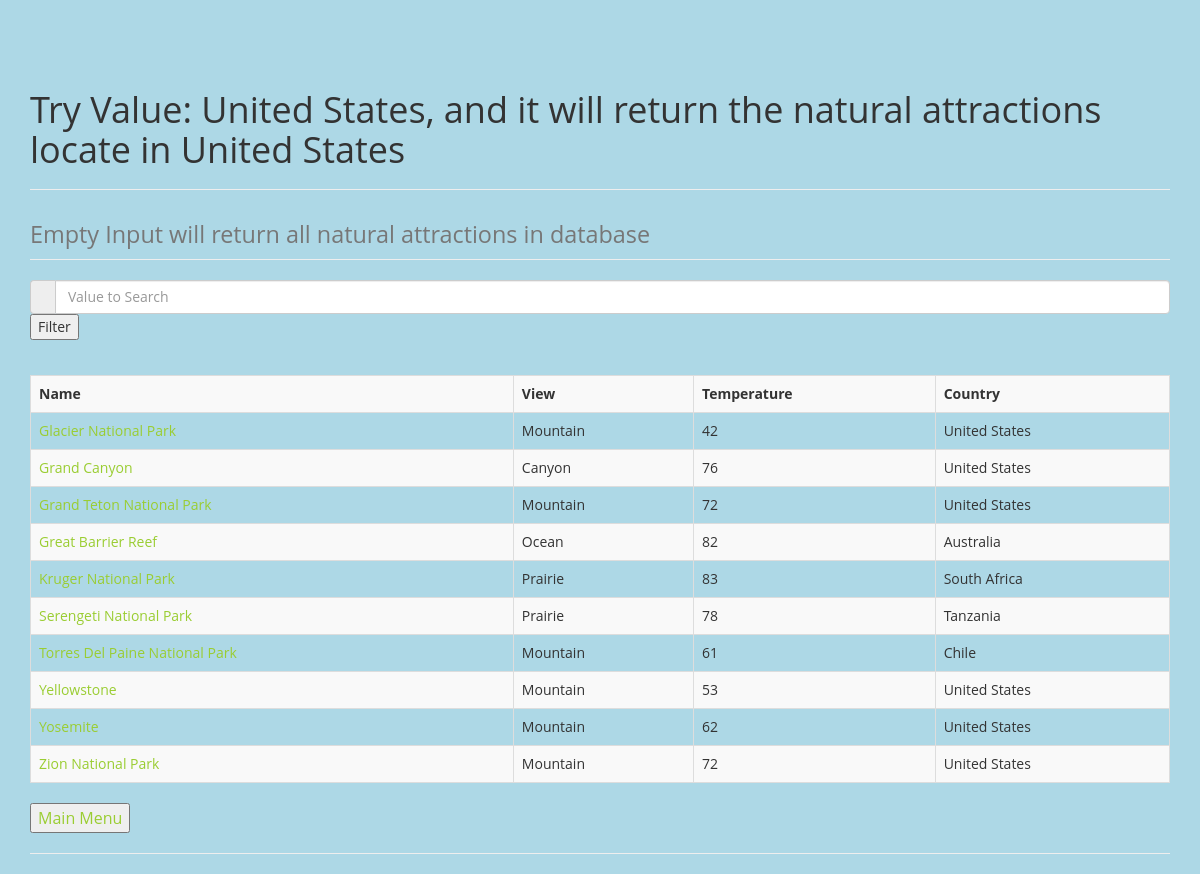
Page /php/get_na.php on the committed database.
### tables this page shows
CREATE TABLE `Natural_Attractions` (
  `NA_Name` VARCHAR(45) NOT NULL,
  `Type_View` VARCHAR(45) NULL,
  `Average_Temp` INT NULL,
  `TS_ID` INT NOT NULL,
  PRIMARY KEY (`NA_Name`));

CREATE TABLE `Tourist_Spot` (
  `TS_ID` INT NOT NULL,
  `TS_Name` VARCHAR(45) NOT NULL,
  `Country_Name` VARCHAR(45) NULL,
  `Review` FLOAT NOT NULL,
  `Total_Score` INT NOT NULL,
  `Total_Review` INT NOT NULL,
  PRIMARY KEY (`TS_ID`));

### php/get_na.php (the view, shortened to what this page needs)
<?php
if(isset($_POST['search']))
{
    $valueToSearch = $_POST['valueToSearch'];
    if ($valueToSearch != ''){
        $query = "SELECT NA_Name, Type_View, Average_Temp, Country_Name
            FROM Natural_Attractions n1, Tourist_Spot n2
            WHERE n1.TS_ID = n2.TS_ID AND n2.Country_Name = '$valueToSearch'";
    }
    else{
        $query = "SELECT NA_Name, Type_View, Average_Temp, Country_Name
            FROM Natural_Attractions n1, Tourist_Spot n2
            WHERE n1.TS_ID = n2.TS_ID";
    }
    $search_result = filterTable($query);
}
 else {
    $query = "SELECT NA_Name, Type_View, Average_Temp, Country_Name
            FROM Natural_Attractions n1, Tourist_Spot n2
            WHERE n1.TS_ID = n2.TS_ID";
    $search_result = filterTable($query);
}
function filterTable($query)
{
    $host = 'mpcs53001.cs.uchicago.edu';
    $username = 'zhc008';
    $password = 'voh9eiHo';
    $database = $username.'DB';
    $dbcon = mysqli_connect($host, $username, $password, $database)
    or die('Could not connect: ' . mysqli_connect_error());
    mysqli_select_db($dbcon, $database)
    or die('Could not select database');
    $filter_Result = mysqli_query($dbcon, $query);
    return $filter_Result;
}
?>
<!DOCTYPE html>
<html>
    <head>
        <link href="../css/bootstrap.min.css" rel="stylesheet">
        <link href="../css/custom.css" rel="stylesheet">
    </head>
    <body>
        <div class = "container">
            <div class="row">
                <div class="col-lg-12">
                    <h1 class="page-header">
                        Try Value: United States, and it will return the natural attractions locate in United States
                        <hr>
                        <small>Empty Input will return all natural attractions in database</small>
                    </h1>
                </div>
            </div>
        </div>
        <div class="container" >
            <form action="get_na.php" method="post">
                <div class="form-group">
                <div class="input-group">
                    <div class="input-group-addon"><i class="fa fa-search"></i></div>
                    <input type="text" name="valueToSearch" class="form-control" placeholder="Value to Search" >
                </div>
                <input type="submit" name="search" value="Filter" ><br><br>
                </div>
            </form>
            <table class="table table-bordered table-striped">
                <tr>
                    <th>Name</th>
                    <th>View</th>
                    <th>Temperature</th>
                    <th>Country</th>
                </tr>
                <?php while($row = mysqli_fetch_array($search_result)):?>
                <tr>
                    <td><?php echo "<a href='../html/$row[0].html'>$row[0]</a>";?></td>
                    <td><?php echo $row[1];?></td>
                    <td><?php echo $row[2];?></td>
                    <td><?php echo $row[3];?></td>
                </tr>
                <?php endwhile;?>
            </table>
            <p>
                <a href="../html/SemiFinal.html">
                    <button>Main Menu</button>
                </a>
            </p>
            <hr>
        </div>
    </body>
</html>

### css/custom.css (style rules this page uses)
html, body { width: 100%; height: 100%; font-family: 'Open Sans','Helvetica Neue',Arial,sans-serif; background-color: lightblue; }
a { color: yellowgreen; -webkit-transition: all .35s; -moz-transition: all .35s; transition: all .35s; }
p { font-size: 16px; line-height: 1.5; }

### php/get_na.php (style rules this page uses)
table,tr,th,td { border: 1px solid black; }
body { padding-top:50px; }

### rows in the picture
natural_attractions: NA_Name "Glacier National Park", Type_View "Mountain", Average_Temp "42", TS_ID.Country_Name "United States"
natural_attractions: NA_Name "Grand Canyon", Type_View "Canyon", Average_Temp "76", TS_ID.Country_Name "United States"
natural_attractions: NA_Name "Grand Teton National Park", Type_View "Mountain", Average_Temp "72", TS_ID.Country_Name "United States"
natural_attractions: NA_Name "Great Barrier Reef", Type_View "Ocean", Average_Temp "82", TS_ID.Country_Name "Australia"
natural_attractions: NA_Name "Kruger National Park", Type_View "Prairie", Average_Temp "83", TS_ID.Country_Name "South Africa"
natural_attractions: NA_Name "Serengeti National Park", Type_View "Prairie", Average_Temp "78", TS_ID.Country_Name "Tanzania"
natural_attractions: NA_Name "Torres Del Paine National Park", Type_View "Mountain", Average_Temp "61", TS_ID.Country_Name "Chile"
natural_attractions: NA_Name "Yellowstone", Type_View "Mountain", Average_Temp "53", TS_ID.Country_Name "United States"
natural_attractions: NA_Name "Yosemite", Type_View "Mountain", Average_Temp "62", TS_ID.Country_Name "United States"
natural_attractions: NA_Name "Zion National Park", Type_View "Mountain", Average_Temp "72", TS_ID.Country_Name "United States"
